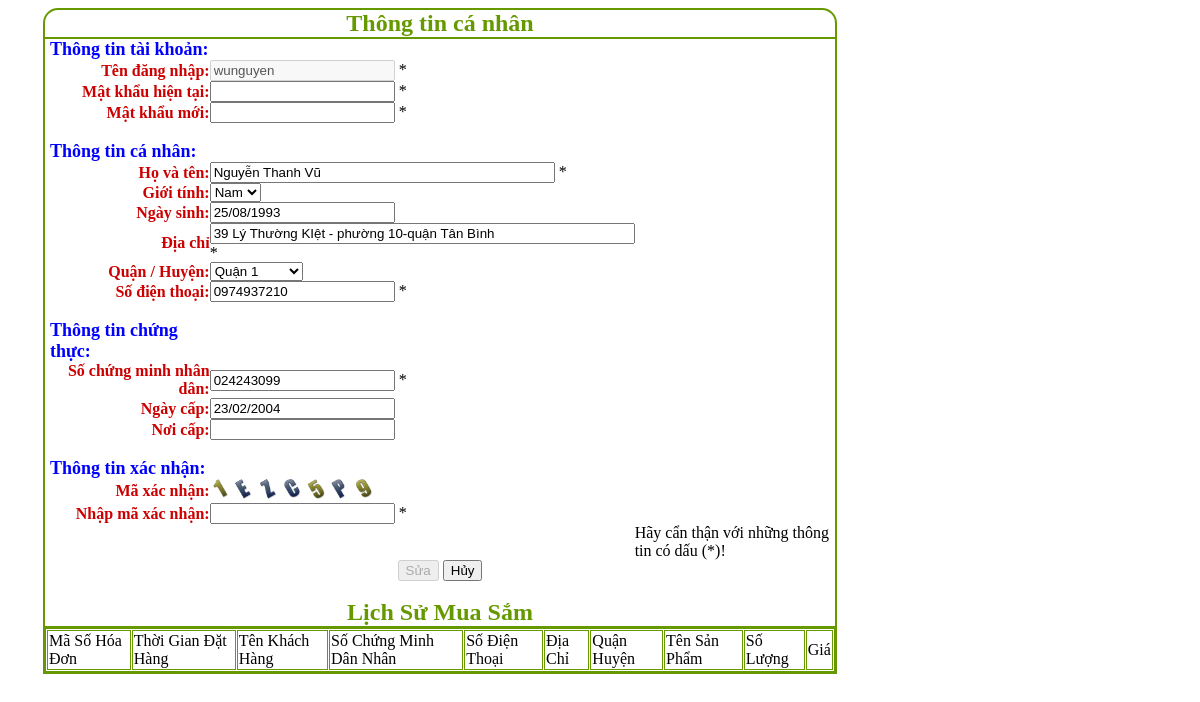
The page /thongtincanhan.php?idUser=1 on the database its author committed.
### tables this page shows
CREATE TABLE IF NOT EXISTS `users` (
  `idUser` int(255) NOT NULL AUTO_INCREMENT,
  `TenDangNhap` varchar(30) NOT NULL,
  `MatKhau` varchar(30) NOT NULL,
  `HoVaTen` varchar(50) NOT NULL,
  `GioiTinh` varchar(5) DEFAULT NULL,
  `NgaySinh` varchar(20) DEFAULT NULL,
  `DiaChi` varchar(100) NOT NULL,
  `TinhThanh` varchar(20) DEFAULT NULL,
  `SoDT` varchar(20) NOT NULL,
  `SoCMND` varchar(20) NOT NULL,
  `NgayCapCMND` varchar(20) DEFAULT NULL,
  `NoiCapCMND` varchar(100) DEFAULT NULL,
  `PhanQuyen` int(11) NOT NULL DEFAULT '0',
  PRIMARY KEY (`idUser`)
);

### thongtincanhan.php (the view, shortened to what this page needs)
<?php
$chuoi= array('A','B','C','D','E','F','G','H','I','J','K','L','M','N','O','P','Q','R','S','T','U','V','W','X','Y','Z','0','1','2','3','4','5','6','7','8','9');
$tam=count ($chuoi)-1;
?>
<!DOCTYPE html PUBLIC "-//W3C//DTD XHTML 1.0 Transitional//EN" "http://www.w3.org/TR/xhtml1/DTD/xhtml1-transitional.dtd">
<html xmlns="http://www.w3.org/1999/xhtml">
<head>
</head>
<body>
<div id="dangky">
	<div id="namedangky">Thông tin cá nhân</div>
    <div id="contentdangky">
    <form id="formdangky" name="formdangky" method="post" action="xuly_dangky.php" onsubmit="return kiemtradangky(an1, an2, an3, an4, an5, an6, an7, an8)" >
    <?php
	if (isset ($_GET['idUser']))
	{
		$idUser=$_GET['idUser'];
	}
	$sluser="select * from users where idUser='$idUser'";
	$qruser=mysql_query($sluser);
	if ($rowuser=mysql_fetch_array($qruser))
	{
	?>
    <table width="790" border="0" cellspacing="0" cellpadding="0">
  <tr>
    <td width="205" class="muclon">Thông tin tài khoản:</td>
    <td width="316">&nbsp;</td>
    <td width="269">&nbsp;</td>
  </tr>
  <tr>
    <td align="right" class="mucnho">Tên đăng nhập:</td>
    <td><input type="text" name="tendangnhap" id="tendangnhap" maxlength="22" disabled="disabled" value="<?php echo $rowuser['TenDangNhap']; ?>" /><input type="hidden" id="an1" name="an1" />
    *</td>
    <td><div id="ketquatendangnhap"></div></td>
  </tr>
  <tr>
    <td align="right" class="mucnho">Mật khẩu hiện tại:</td><input type="hidden" name="an9" id="an9" value="<?php echo $rowuser['MatKhau']; ?>" />
    <td><input type="password" name="matkhau" id="matkhau" onblur="kiemtramatkhaucu(this.value,an9.value)" /><input type="hidden" id="an2" name="an2" />
    *</td>
    <td><div id="ketquamatkhau"></div></td>
  </tr>
  <tr>
    <td align="right" class="mucnho">Mật khẩu mới:</td>
    <td><input type="password" name="nhaplaimatkhau" id="nhaplaimatkhau" onblur="ktmatkhaumoi(this.value)" /><input type="hidden" id="an3" name="an3" />
    *</td>
    <td><div id="ketquanhaplaimk"></div></td>
  </tr>
  <tr>
    <td>&nbsp;</td>
    <td>&nbsp;</td>
    <td>&nbsp;</td>
  </tr>
  <tr>
    <td class="muclon">Thông tin cá nhân:</td>
    <td>&nbsp;</td>
    <td>&nbsp;</td>
  </tr>
  <tr>
    <td align="right" class="mucnho">Họ và tên:</td>
    <td><input name="hovaten" type="text" id="hovaten" size="40" onblur="kiemtrahovaten(this.value)" value="<?php echo $rowuser['HoVaTen']; ?>" /><input type="hidden" id="an4" name="an4" />
    *</td>
    <td><div id="ketquahovaten"></div></td>
  </tr>
  <tr>
    <td align="right" class="mucnho">Giới tính:</td>
    <td><select name="gioitinh" id="gioitinh">
    <option value="Nam" <?php if ($rowuser['GioiTinh']=="Nam") echo "selected='selected'"; ?>>Nam</option>
    </select></td>
    <td>&nbsp;</td>
  </tr>
  <tr>
    <td align="right" class="mucnho">Ngày sinh:</td>
    <td><input type="text" name="ngaysinh" id="ngaysinh" value="<?php echo $rowuser['NgaySinh']; ?>" /></td>
    <td>&nbsp;</td>
  </tr>
  <tr>
    <td align="right" class="mucnho">Địa chỉ</td>
    <td><input name="diachi" type="text" id="diachi" size="50" onblur="kiemtradiachi(this.value)" value="<?php echo $rowuser['DiaChi']; ?>" /><input type="hidden" id="an5" name="an5" />*</td>
    <td><div id="ketquadiachi"></div></td>
  </tr>
  <tr>
    <td align="right" class="mucnho">Quận / Huyện:</td>
    <td><select name="tinhthanhpho" id="tinhthanhpho">
    <?php
	$slqh="select * from quanhuyen";
	$qrqh=mysql_query($slqh);
	while ($rowqh=mysql_fetch_array($qrqh))
	{
	?>
    <option value="<?php echo $rowqh['TenQuanHuyen']; ?>" <?php if ($rowuser['TinhThanh']==$rowqh['TenQuanHuyen']) echo "selected='selected'" ?>><?php echo $rowqh['TenQuanHuyen']; ?></option>
    <?php
	}
	?>
    </select></td>
    <td>&nbsp;</td>
  </tr>
  <tr>
    <td align="right" class="mucnho">Số điện thoại:</td>
    <td><input type="text" name="sodienthoai" id="sodienthoai" onblur="kiemtradienthoai(this.value)" value="<?php echo $rowuser['SoDT'] ?>" /><input type="hidden" id="an6" name="an6" />
    *</td>
    <td><div id="ketquadienthoai"></div></td>
  </tr>
  <tr>
    <td>&nbsp;</td>
    <td>&nbsp;</td>
    <td>&nbsp;</td>
  </tr>
  <tr>
    <td class="muclon">Thông tin chứng thực:</td>
    <td>&nbsp;</td>
    <td>&nbsp;</td>
  </tr>
  <tr>
    <td align="right" class="mucnho">Số chứng minh nhân dân:</td>
    <td><input type="text" name="socmnd" id="socmnd" onblur="kiemtracmnd(this.value)" value="<?php echo $rowuser['SoCMND']; ?>" /><input type="hidden" id="an7" name="an7" />
    *</td>
    <td><div id="ketquacmnd"></div></td>
  </tr>
  <tr>
    <td align="right" class="mucnho">Ngày cấp:</td>
    <td><input type="text" name="ngaycapcmnd" id="ngaycapcmnd" value="<?php echo $rowuser['NgayCapCMND']; ?>" /></td>
    <td>&nbsp;</td>
  </tr>
  <tr>
    <td align="right" class="mucnho">Nơi cấp:</td>
    <td><input type="text" name="noicapcmnd" id="noicapcmnd" <?php echo $rowuser['NoiCapCMND']; ?>/></td>
    <td>&nbsp;</td>
  </tr>
  <tr>
    <td>&nbsp;</td>
    <td>&nbsp;</td>
    <td>&nbsp;</td>
  </tr>
  <tr>
    <td class="muclon">Thông tin xác nhận:</td>
    <td>&nbsp;</td>
    <td>&nbsp;</td>
  </tr>
  <tr>
    <td class="mucnho" align="right">Mã xác nhận:</td>
    <td>
    <?php
	for ($k=0;$k<=6;$k++)
		{
			$vitri=rand(0,$tam);
			$ketquachuoi=$chuoi[$vitri];
	?>
            <img src="images_maxacnhan/<?php echo $ketquachuoi; ?>.png" width="20" />
    <?php
	}
	?>
    </td>
    <td></td>
  </tr>
  <tr>
    <td class="mucnho" align="right">Nhập mã xác nhận:</td>
    <td><input type="text" name="maxacnhan" id="maxacnhan" onblur="kiemtramaxacnhan(document.formdangky.hiddenmxn.value,this.value)" /><input type="hidden" id="an8" name="an8" />
      *</td>
    <td><div id="ketquamaxacnhan"></div></td>
  </tr>
  <tr>
    <td>&nbsp;</td>
    <td>&nbsp;</td>
    <td>Hãy cẩn thận với những thông tin có dấu (*)!</td>
  </tr>
  <tr>
    <td colspan="3" align="center">
      <input type="submit" name="butdangky" id="butdangky" value="Sửa" disabled="disabled" />
      <input type="reset" name="butcancel" id="butcancel" value="Hủy" /></td>
    </tr>
</table>
<?php
	}
?>
</form>
    </div>
    <br />
<div id="namelichsumuasam">Lịch Sử Mua Sắm</div>
    <div id="contentlichsumuasam">
    <table width="790" border="1" cellpadding="1" cellspacing="1" bordercolor="#669900">
    <tr>
    	<td>Mã Số Hóa Đơn</td>
        <td>Thời Gian Đặt Hàng</td>
        <td>Tên Khách Hàng</td>
        <td>Số Chứng Minh Dân Nhân</td>
        <td>Số Điện Thoại</td>
        <td>Địa Chỉ</td>
        <td>Quận Huyện</td>
        <td>Tên Sản Phẩm</td>
        <td>Số Lượng</td>
        <td>Giá</td>
    </tr>
	</table>
    </div>
</div>
</body>
</html>

### thongtincanhan.php (style rules this page uses)
#namedangky { width: 100%; border-bottom-width: 2px; border-bottom-style: solid; border-bottom-color: #690; font-size: 24px; font-weight: bolder; text-align: center; color: #690; }
#contentdangky { width: 100%; }
.muclon { font-size: 18px; font-weight: bolder; color: #00F; padding-left: 5px; }
.mucnho { font-weight: bolder; color: #C00; }
#namelichsumuasam { width: 100%; border-bottom-width: 2px; border-bottom-style: solid; border-bottom-color: #690; font-size: 24px; font-weight: bolder; text-align: center; color: #690; }
#contentlichsumuasam { width: 100%; }

### rows shown on the page
users: tendangnhap "wunguyen", hovaten "Nguyễn Thanh Vũ", gioitinh "Nam", ngaysinh "25/08/1993", diachi "39 Lý Thường KIệt - phường 10-quận Tân Bình", sodienthoai "0974937210", socmnd "024243099", ngaycapcmnd "23/02/2004"

### other values the page prints
form field tinhthanhpho "Quận 1"
